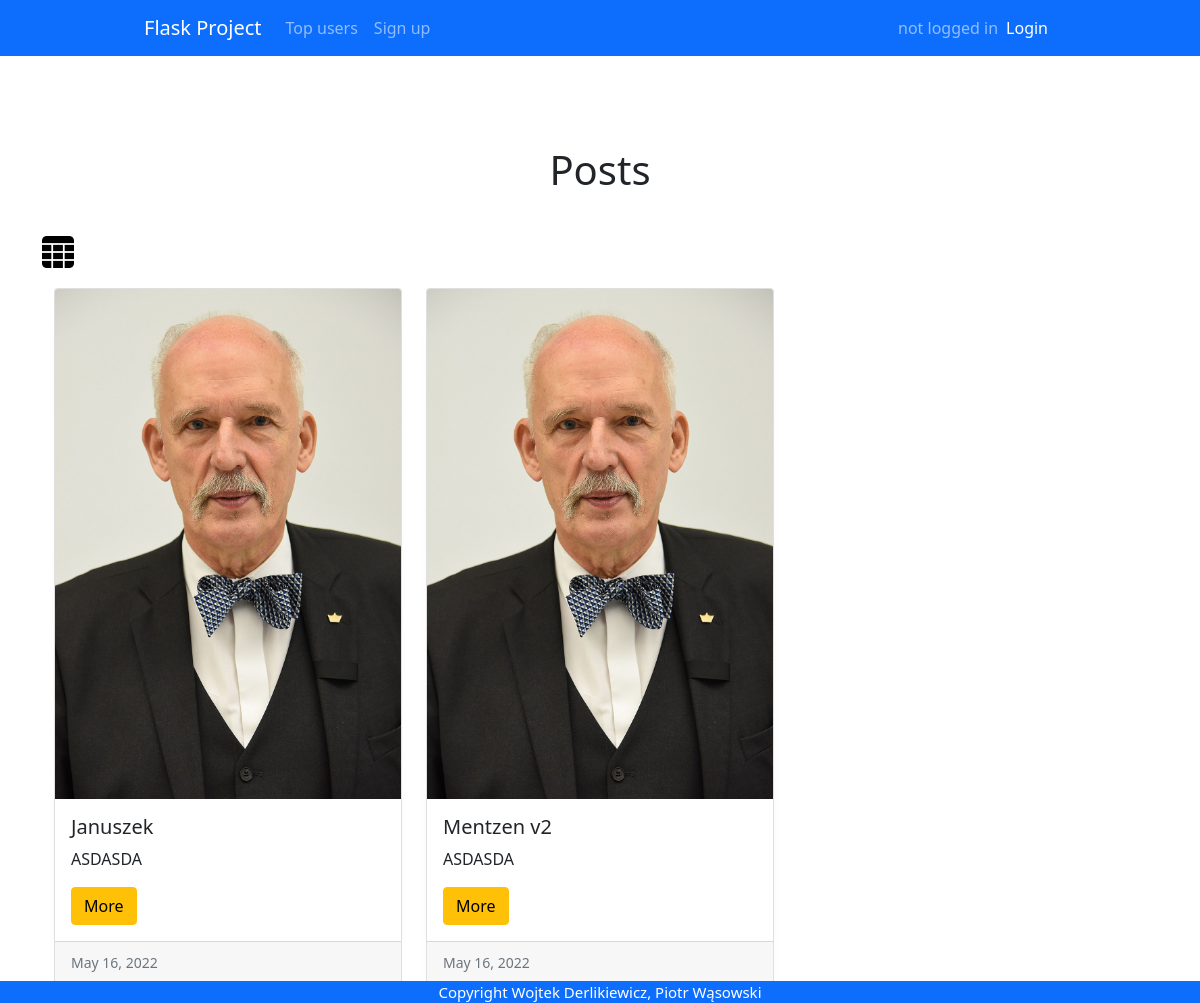
The page / on the database its author committed.
### app.py (models this page shows)
class Posts(db.Model, UserMixin):
    id = db.Column(db.Integer, primary_key = True)
    title = db.Column(db.String(20), nullable=False)
    author = db.Column(db.String(30), nullable=False)
    content = db.Column(db.Text, nullable=False)
    category = db.Column(db.String(80), nullable=False)
    image = db.Column(db.String(), nullable=False)
    date_posted = db.Column(db.DateTime, default=datetime.datetime.utcnow())

### app.py (the view)
@app.route('/', methods=['GET', 'POST'])
def home():
    view = 'grid'
    if request.method == 'POST':
        if request.form['view'] == 'table':
            view = 'table'
        elif request.form['view'] == 'grid':
            view = 'grid'
    all_posts = db.session.query(Posts).order_by(Posts.date_posted.desc())
    return render_template('home.html', posts=all_posts, view = view)

### templates/home.html (shortened to what this page needs)
{% extends "base.html" %} {% block title %}Home{% endblock %} {% block content
%}
<h1>Posts</h1>
<br>
{% if view == 'grid' %}
<form class="form-switch" method="POST">
    <input class="switch" type="submit" src="/static/images/table.png" value="table" name="view">
</form>
{% endif %}
  {% if view == 'grid' %}
  <div class="row row-cols-1 row-cols-md-3 g-4" >
    {% for post in posts %}
    <div class="col">
      <div class="card h-100">
        <img src="/static/images/{{ post.image }}" class="card-img-top" alt="{{ post.title }}">
        <div class="card-body">
          <h5 class="card-title">{{ post.title }}</h5>
          <p class="card-text">
            {% if post.content|length >20 %}
            {{ post.content[:40] + "..."}}
            {% else %}
            {{ post.content}}
            {% endif %}
            <div class="card-buttons">
            <a href="/post/{{post.id}}" type="button" class="btn btn-warning">More</a>
          </div>
          </div>
        <div class="card-footer">
          <small class="text-muted">{{ post.date_posted.strftime("%b %d, %Y") }}</small>
        </div>
      </div>
    </div>
    {% endfor %}
  </div>
  {% endif %}
 {% endblock %}

### static/styles/base.css (style rules this page uses)
html { overflow: -moz-scrollbars-vertical; overflow-y: scroll; }
body { margin: 0; background-color: dimgrey; font-family: "Roboto", sans-serif; }
a { text-decoration: none; }
h1 { padding: 10px; }
form { width: 70%; }
.form-switch { width: 100%; padding: 0 !important; }
.switch { overflow: hidden; padding: 0; float: left; width: 32px; height: 32px; border: none; color: transparent; background-color: transparent; background-image: url(/static/images/table.png); background-repeat: no-repeat; background-size: 32px, 32px; margin-bottom: 20px !important; }
input { width: 70%; padding: 12px 20px; margin-bottom: 10px !important; border: 1px solid #ccc; border-radius: 4px; box-sizing: border-box; }
.row { width: 100%; }
.card { width: 100%; height: fit-content; margin-bottom: 20px; box-shadow: rgba(0, 0, 0, 0.45) 0px 25px 20px -20px; }
.card-img-top { height: 100%; }
.card-buttons { width: 100%; }
.col { margin-bottom: 20px; }

### rows shown on the page
Posts: image (picture), title "Januszek", content "ASDASDA", date_posted "May 16, 2022"
Posts: image (picture), title "Mentzen v2", content "ASDASDA", date_posted "May 16, 2022"
